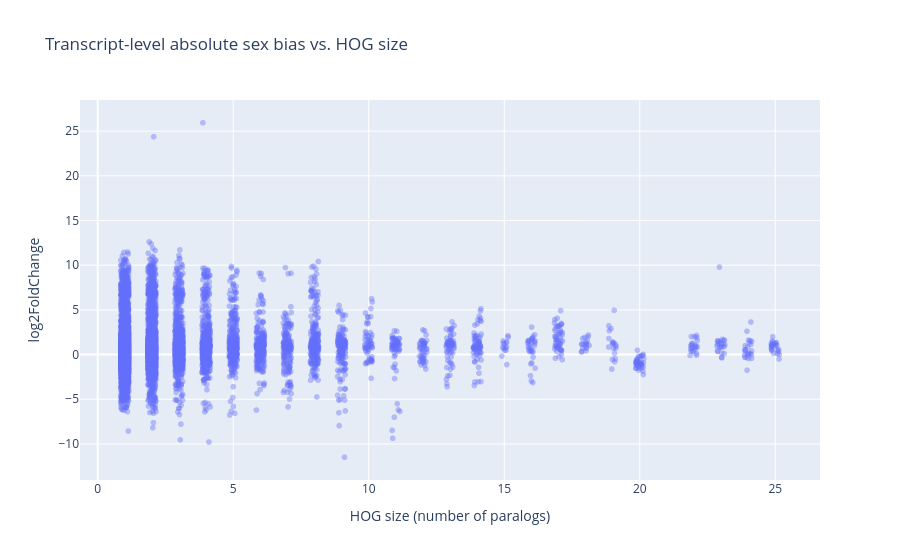

Notebook code cell kept with this figure:
### Markdown cell above
Plot abs bias vs. HOG size

### Code cell
fig = px.scatter(
    salmon_map_results_HOG,
    x=salmon_map_results_HOG["HOG_size"] + jitter,
    y=salmon_map_results_HOG["log2FoldChange"],
    hover_name="transcript_id",
    opacity=0.4,
    labels={
        "x": "HOG size (number of paralogs)",
        "y": "Transcript log2FoldChange"
    },
    title="Transcript-level absolute sex bias vs. HOG size"
)

fig.show()

### Figure 1 — Plotly figure (JSON) as saved in the notebook; plotly's stock layout.template omitted (floating-point values rounded to 4 significant figures; data arrays with more than 128 entries replaced by an {"elided": "..."} marker saying what was removed)
{"data": [{"hovertemplate": "<b>%{hovertext}</b><br><br>HOG size (number of paralogs)=%{x}<br>log2FoldChange=%{y}<extra></extra>", "hovertext": {"elided": "15648 str values"}, "legendgroup": "", "marker": {"color": "#636efa", "opacity": 0.4, "symbol": "circle"}, "mode": "markers", "name": "", "showlegend": false, "type": "scattergl", "x": {"elided": "15648 float values"}, "xaxis": "x", "y": {"elided": "15648 float values"}, "yaxis": "y"}], "layout": {"legend": {"tracegroupgap": 0}, "title": {"text": "Transcript-level absolute sex bias vs. HOG size"}, "xaxis": {"anchor": "y", "domain": [0, 1], "title": {"text": "HOG size (number of paralogs)"}}, "yaxis": {"anchor": "x", "domain": [0, 1], "title": {"text": "log2FoldChange"}}}}
